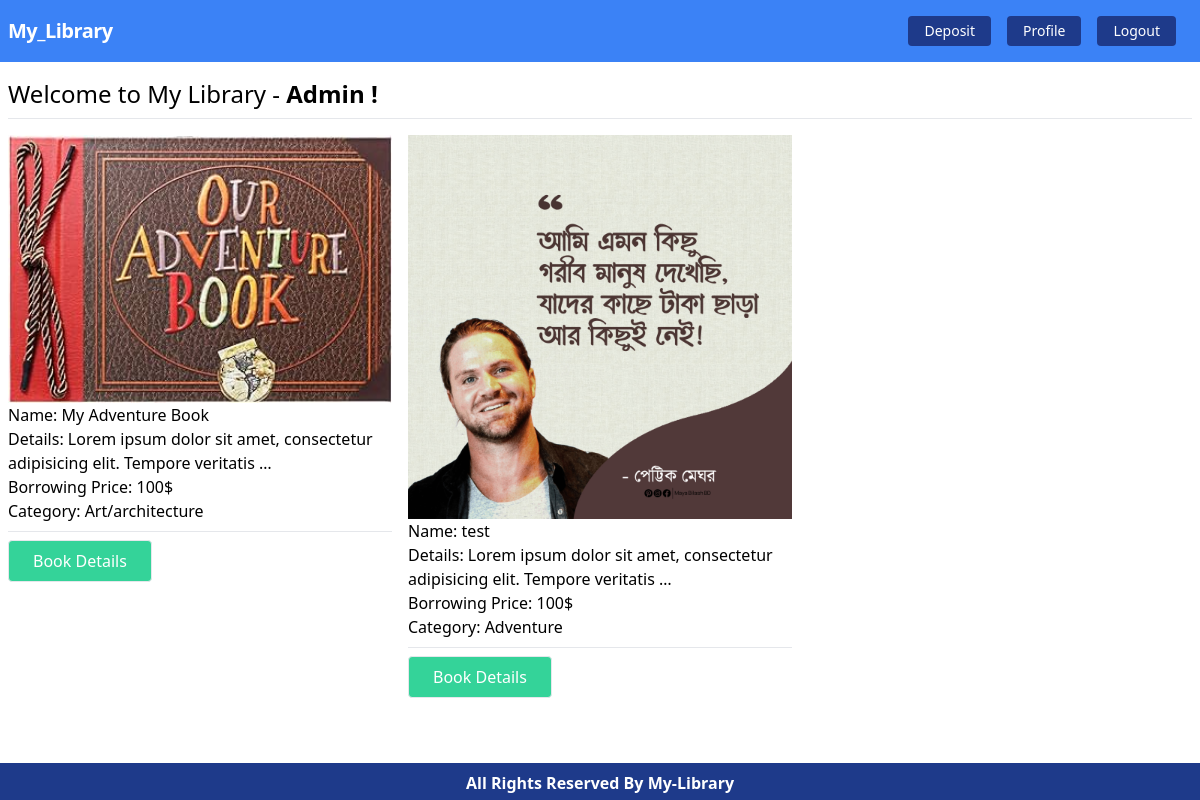
The app's page / (signed in) with its own data.
### Books/models.py (models this page shows, shortened)
class Book(models.Model):
    image = models.ImageField(upload_to='books/media/images/')
    title = models.CharField(max_length = 45)
    description = models.TextField()
    borrowing_price = models.IntegerField()
    category = models.ForeignKey(BookCategory, on_delete=models.CASCADE)

class BookCategory(models.Model):
    name = models.CharField(max_length=30)
    slug = models.SlugField(max_length=80)
    def __str__(self):
        return self.name

### library_management/views.py (the view)
# urls.py: path('', homepage, name='home'),
def homepage(request):
    books = models.Book.objects.all()
    return render(request, 'index.html', {'books': books})

### templates/index.html
{% extends 'base.html' %}
{% load static %}
{% block content %}
<h2 class="text-2xl">Welcome to My Library - <strong>{{request.user.first_name}} !</strong></h2>
<hr class="my-2">
<div class="pt-2 grid md:grid-cols-2 lg:grid-cols-3 grid-cols-1 xl:grid-cols-4 gap-4">
    {% for book in books %}
    <div class="book-card">
        <img src={{book.image.url}} alt="book" class="w-full">
        <p>Name: {{book.title}}</p>
        <p>Details: {{book.description | truncatewords:10}}</p>
        <p>Borrowing Price: {{book.borrowing_price}}$</p>
        <p>Category: {{book.category}}</p>
        <hr class="my-2">
        <a href="{% url 'bookDetails' book.id %}"
            class="rounded text-white hover:bg-green-500 border bg-green-400 px-6 py-2 inline-block">
            Book Details
        </a>
    </div>
    {% endfor %}
</div>
<br>
{% endblock %}

### records on screen
Book: image (picture), title "My Adventure Book", description "Lorem ipsum dolor sit amet, consectetur adipisicing elit. Tempore veritatis …", borrowing_price "100", category "Art/architecture"
Book: image (picture), title "test", description "Lorem ipsum dolor sit amet, consectetur adipisicing elit. Tempore veritatis …", borrowing_price "100", category "Adventure"

### other values on screen
{{ request.user.first_name }} "Admin"
